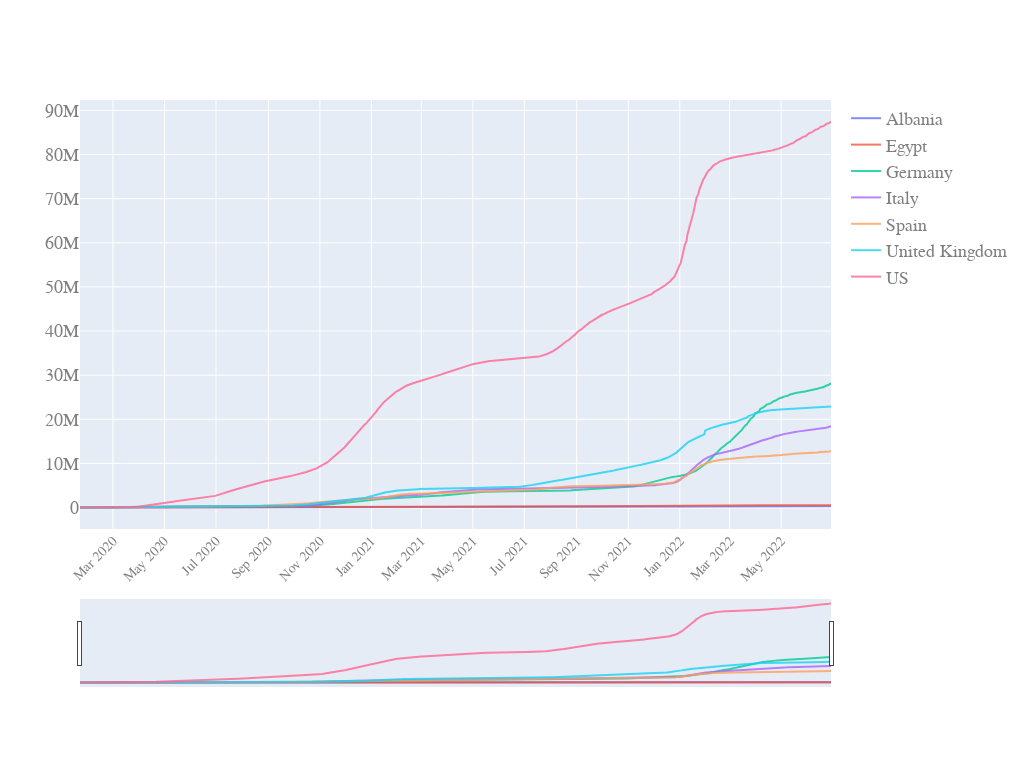

Notebook cell for this chart:
### Code cell
quick_plot(df_analyse.date,
           df_analyse.iloc[:,1:],
           y_scale='linear',
           slider=True)

### Figure 1 — Plotly figure (JSON) as saved in the notebook; plotly's stock layout.template omitted (floating-point values rounded to 4 significant figures; data arrays with more than 128 entries replaced by an {"elided": "..."} marker saying what was removed)
{"data": [{"name": "Albania", "opacity": 0.8, "type": "scatter", "x": {"elided": "890 str values"}, "y": {"elided": "890 int values"}}, {"name": "Egypt", "opacity": 0.8, "type": "scatter", "x": {"elided": "890 str values"}, "y": {"elided": "890 int values"}}, {"name": "Germany", "opacity": 0.8, "type": "scatter", "x": {"elided": "890 str values"}, "y": {"elided": "890 int values"}}, {"name": "Italy", "opacity": 0.8, "type": "scatter", "x": {"elided": "890 str values"}, "y": {"elided": "890 int values"}}, {"name": "Spain", "opacity": 0.8, "type": "scatter", "x": {"elided": "890 str values"}, "y": {"elided": "890 int values"}}, {"name": "United Kingdom", "opacity": 0.8, "type": "scatter", "x": {"elided": "890 str values"}, "y": {"elided": "890 int values"}}, {"name": "US", "opacity": 0.8, "type": "scatter", "x": {"elided": "890 str values"}, "y": {"elided": "890 int values"}}], "layout": {"autosize": true, "font": {"color": "#7f7f7f", "family": "PT Sans, monospace", "size": 18}, "height": 768, "width": 1024, "xaxis": {"nticks": 20, "rangeslider": {"visible": true}, "tickangle": -45, "tickfont": {"color": "#7f7f7f", "size": 14}}, "yaxis": {"type": "linear"}}}
